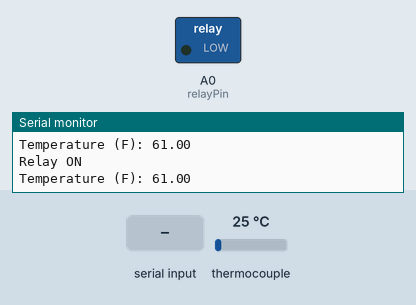
This sketch was run on a simulated Arduino Uno, built with avr-gcc and run on an emulated ATmega328P. Shown: switched loads named in the sketch (green lamp = pin HIGH), the last lines printed to the serial monitor. The inputs (shaded band) are chosen by the test bench; at power-on: thermocouple 25 °C. Pins used as bus, display or sensor lines are not drawn.

Above: at 1.7 s.
1.8 s: thermocouple set to 106 °C
3.7 s: thermocouple set to 112 °C
At 4.8 s:
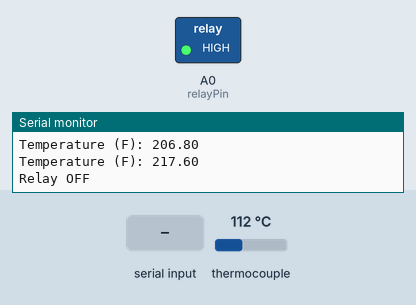
6.0 s: "i90\n" received over Serial
8.0 s: thermocouple set to 46 °C
9.7 s: thermocouple set to 36 °C
At 11.7 s:
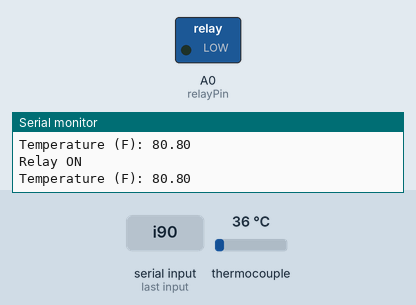
12.0 s: thermocouple set to 75 °C
At 13.6 s:
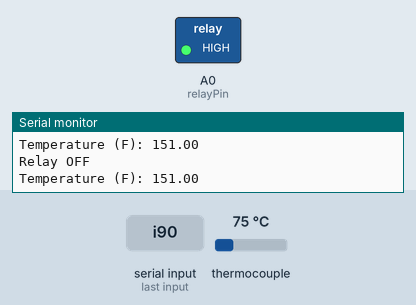
Timing chart, 0 to 15.0 s (numbered marks = the images above; inputs shaded):
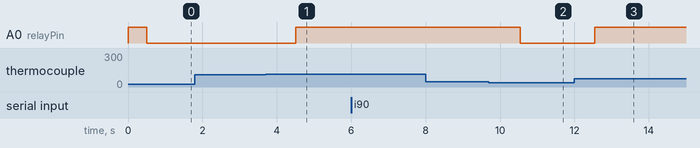

Measured:
- the behaviour switches between 108 and 109 °C on thermocouple (found by bisection; images 0 and 1)
- the behaviour switches between 42 and 41 °C on thermocouple (found by bisection; images 1 and 2)
- after the input at 3.7 s, A0 (relayPin): LOW → HIGH after 0.81 s
- after the input at 9.7 s, A0 (relayPin): HIGH → LOW after 0.85 s
- after the input at 12.0 s, A0 (relayPin): LOW → HIGH after 0.55 s

The sketch:

Thermocouple_Relay.ino
```cpp
/*
   -- Thermocouple Controlled Relay --

   Opens and closes 120V/10A relay based on
   temperature readings from thermocouple with
   MAX6675 thermocouple amplifier

*/

#include <max6675.h>

#define thermGND 2
#define thermVCC 3
#define thermSO 4
#define thermCS 5
#define thermSCK 6

#define relayPin A0

MAX6675 thermocouple(thermSCK, thermCS, thermSO);

float relayTriggerF = 212.0;
boolean relayState = false;
boolean relayStateLast = relayState;

void setup() {
  Serial.begin(57600);

  pinMode(thermGND, OUTPUT); digitalWrite(thermVCC, HIGH);
  pinMode(thermVCC, OUTPUT); digitalWrite(thermGND, LOW);
  pinMode(relayPin, OUTPUT); digitalWrite(relayPin, HIGH);

  Serial.println();
  Serial.println();
  Serial.println("Beginning thermocouple reading.");
  Serial.println();
  Serial.print("Set Temp: ");
  Serial.println(relayTriggerF);
  Serial.println();
  delay(500);
}

void loop() {
  //float tempC = thermocouple.readCelsius();
  float calibVal = -16.0;
  float tempFUncalibrated = thermocouple.readFahrenheit();
  float tempF = tempFUncalibrated + calibVal;

  if (Serial.available()) {
    while (Serial.available()) {
      char c = Serial.read();
      int charPos = 0;

      if (c == 'i') {
        String tempInput;
        while (!Serial.available()) {
          ;
        }
        while (Serial.available()) {
          c = Serial.read();
          tempInput += c;
          delay(10);
        }

        relayTriggerF = tempInput.toFloat();
        Serial.println();
        Serial.print("New Set Temp: ");
        Serial.println(String(relayTriggerF));
        Serial.println();
      }
    }
  }

  //Serial.print("C = ");
  //Serial.print(tempC);
  //Serial.print(" / F = ");
  Serial.print("Temperature (F): ");
  Serial.println(tempF);

  if (tempF >= relayTriggerF) {
    digitalWrite(relayPin, HIGH);
    relayState = false;
  }
  else {
    digitalWrite(relayPin, LOW);
    relayState = true;
  }

  if (relayState != relayStateLast) {
    Serial.println();
    Serial.print("Relay ");
    if (relayState == false) Serial.println("OFF");
    else Serial.println("ON");
    Serial.println();
  }

  relayStateLast = relayState;

  delay(1000);
}
```
